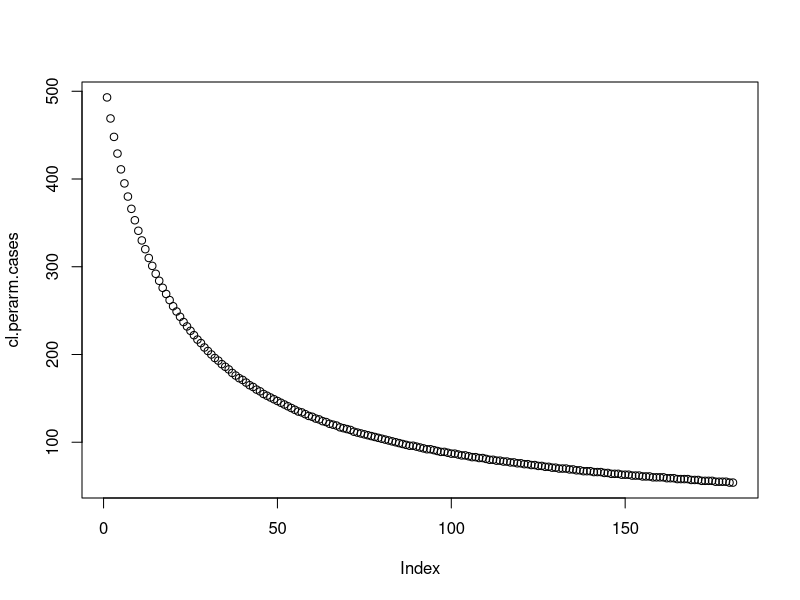

Write R code to recreate this figure.

# Do power calculation ----------------------------------------------------

run.sscalc <- function(z_a2, z_b, pi_0, treatment_effect, k, nr.percluster) {

  # pi_0 = proportion of population experiencing primary & second infection during trial at baseline
  # pi_a = proportion of population experiencing primary & second infection during trial in intervention group
  # k is between cluster variation coefficient
  
  pi_a <- pi_0 * (1-treatment_effect)
  
  clusters_perarm <- 2 + 
                    (z_a2 + z_b)^2 * 
                    ((pi_0 * (1-pi_0)/nr.percluster) + (pi_a * (1-pi_a)/nr.percluster) + k^2*(pi_0^2 + pi_a^2)) / (pi_0 - pi_a)^2 
  
  clusters_perarm <- ceiling(clusters_perarm)
  # print(clusters_perarm)
  return(clusters_perarm)
}

cl.perarm.inf <- run.sscalc(z_a2=1.96, z_b=0.84, pi_0=0.091, treatment_effect = 0.3, k=0.15, nr.percluster = 100)
cl.perarm.cases <- run.sscalc(z_a2=1.96, z_b=0.84, pi_0=0.015, treatment_effect = 0.3, k=0.15, nr.percluster = 20:200)
plot(cl.perarm.cases)
